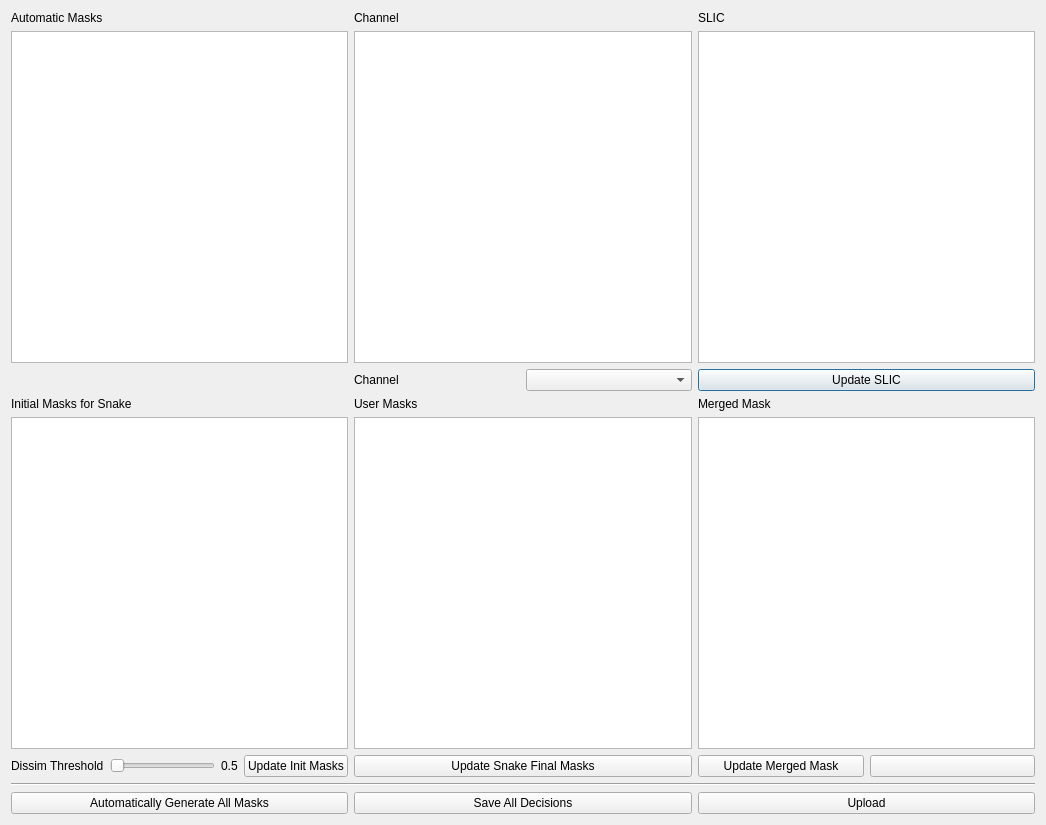
<?xml version="1.0" encoding="UTF-8"?>
<ui version="4.0">
 <class>MaskEditingGui</class>
 <widget class="QDialog" name="MaskEditingGui">
  <property name="geometry">
   <rect>
    <x>0</x>
    <y>0</y>
    <width>1046</width>
    <height>825</height>
   </rect>
  </property>
  <property name="windowTitle">
   <string>Review Masks</string>
  </property>
  <layout class="QVBoxLayout" name="verticalLayout">
   <item>
    <layout class="QGridLayout" name="gridLayout_2">
     <item row="6" column="0">
      <widget class="QGraphicsView" name="gview_submasks"/>
     </item>
     <item row="6" column="2">
      <widget class="QGraphicsView" name="gview_merged_mask"/>
     </item>
     <item row="6" column="1">
      <widget class="QGraphicsView" name="gview_final_masks_user"/>
     </item>
     <item row="1" column="2">
      <widget class="QGraphicsView" name="gview_slic">
       <property name="maximumSize">
        <size>
         <width>500</width>
         <height>500</height>
        </size>
       </property>
      </widget>
     </item>
     <item row="1" column="0">
      <widget class="QGraphicsView" name="gview_final_masks_auto">
       <property name="maximumSize">
        <size>
         <width>500</width>
         <height>500</height>
        </size>
       </property>
      </widget>
     </item>
     <item row="1" column="1">
      <widget class="QGraphicsView" name="gview_thresholded">
       <property name="maximumSize">
        <size>
         <width>500</width>
         <height>500</height>
        </size>
       </property>
      </widget>
     </item>
     <item row="4" column="2">
      <widget class="QPushButton" name="button_slic">
       <property name="text">
        <string>Update SLIC</string>
       </property>
      </widget>
     </item>
     <item row="0" column="0">
      <widget class="QLabel" name="label_3">
       <property name="text">
        <string>Automatic Masks</string>
       </property>
      </widget>
     </item>
     <item row="0" column="1">
      <widget class="QLabel" name="label_4">
       <property name="text">
        <string>Channel</string>
       </property>
      </widget>
     </item>
     <item row="0" column="2">
      <widget class="QLabel" name="label_5">
       <property name="text">
        <string>SLIC</string>
       </property>
      </widget>
     </item>
     <item row="8" column="0">
      <layout class="QHBoxLayout" name="horizontalLayout_3">
       <item>
        <widget class="QLabel" name="label_8">
         <property name="text">
          <string>Dissim Threshold</string>
         </property>
        </widget>
       </item>
       <item>
        <widget class="QSlider" name="slider_dissimThresh">
         <property name="orientation">
          <enum>Qt::Horizontal</enum>
         </property>
        </widget>
       </item>
       <item>
        <widget class="QLabel" name="label_dissimThresh">
         <property name="text">
          <string>0.5</string>
         </property>
        </widget>
       </item>
       <item>
        <widget class="QPushButton" name="button_submasks">
         <property name="text">
          <string>Update Init Masks</string>
         </property>
        </widget>
       </item>
      </layout>
     </item>
     <item row="4" column="1">
      <layout class="QGridLayout" name="gridLayout_4">
       <item row="0" column="1">
        <widget class="QComboBox" name="comboBox_channel"/>
       </item>
       <item row="0" column="0">
        <widget class="QLabel" name="label_2">
         <property name="text">
          <string>Channel</string>
         </property>
        </widget>
       </item>
      </layout>
     </item>
     <item row="5" column="0">
      <widget class="QLabel" name="label_7">
       <property name="text">
        <string>Initial Masks for Snake</string>
       </property>
      </widget>
     </item>
     <item row="5" column="1">
      <widget class="QLabel" name="label_9">
       <property name="text">
        <string>User Masks</string>
       </property>
      </widget>
     </item>
     <item row="5" column="2">
      <widget class="QLabel" name="label_6">
       <property name="text">
        <string>Merged Mask</string>
       </property>
      </widget>
     </item>
     <item row="8" column="1">
      <widget class="QPushButton" name="button_snake">
       <property name="text">
        <string>Update Snake Final Masks</string>
       </property>
      </widget>
     </item>
     <item row="8" column="2">
      <layout class="QHBoxLayout" name="horizontalLayout_2">
       <item>
        <widget class="QPushButton" name="button_update_merged_mask">
         <property name="text">
          <string>Update Merged Mask</string>
         </property>
        </widget>
       </item>
       <item>
        <widget class="QPushButton" name="button_toggle_accept_auto">
         <property name="text">
          <string/>
         </property>
        </widget>
       </item>
      </layout>
     </item>
    </layout>
   </item>
   <item>
    <widget class="Line" name="line">
     <property name="orientation">
      <enum>Qt::Horizontal</enum>
     </property>
    </widget>
   </item>
   <item>
    <layout class="QHBoxLayout" name="horizontalLayout">
     <item>
      <widget class="QPushButton" name="button_autogenMasks">
       <property name="text">
        <string>Automatically Generate All Masks</string>
       </property>
      </widget>
     </item>
     <item>
      <widget class="QPushButton" name="button_saveAll">
       <property name="text">
        <string>Save All Decisions</string>
       </property>
      </widget>
     </item>
     <item>
      <widget class="QPushButton" name="button_uploadMasks">
       <property name="text">
        <string>Upload</string>
       </property>
      </widget>
     </item>
    </layout>
   </item>
  </layout>
 </widget>
 <resources/>
 <connections/>
</ui>
